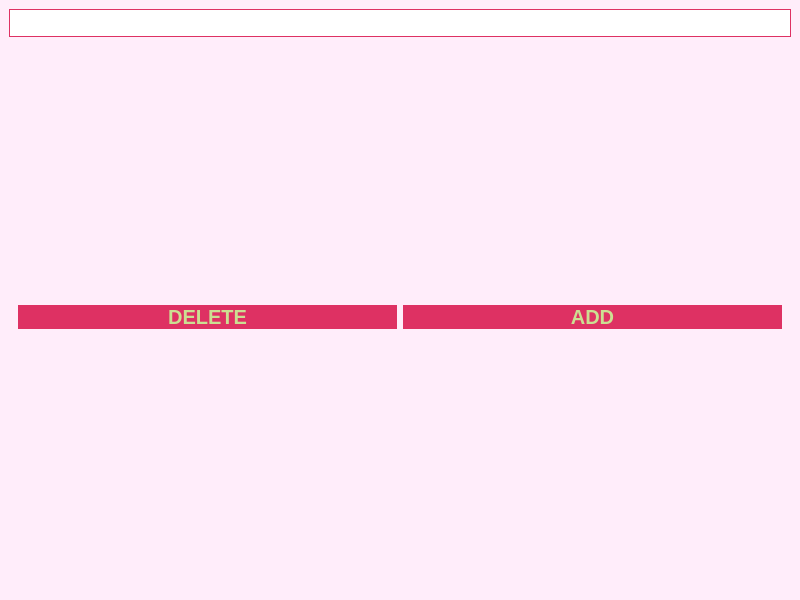
<?xml version="1.0" encoding="UTF-8"?>
<ui version="4.0">
 <class>MainWindow</class>
 <widget class="QMainWindow" name="MainWindow">
  <property name="geometry">
   <rect>
    <x>0</x>
    <y>0</y>
    <width>800</width>
    <height>600</height>
   </rect>
  </property>
  <property name="windowTitle">
   <string>MainWindow</string>
  </property>
  <property name="styleSheet">
   <string notr="true">#centralwidget{
	background-color:#FFEDFA;
}

QPushButton {
	background-color: #DE3163;
	color: #CCDF92;
	font-size: 20px;
	font-weight: 800;
	border-radius: 15px;
}

QPushButton:hover {
	background-color: #CCDF92;
	color: #DE3163;
}

QLineEdit {
	font-size: 20px;
	border: 1px solid #DE3163;
	border-radius: 15px;
}</string>
  </property>
  <widget class="QWidget" name="centralwidget">
   <property name="styleSheet">
    <string notr="true">.centralWidget{
	background-color:#FFEDFA;
}</string>
   </property>
   <layout class="QVBoxLayout" name="verticalLayout" stretch="1,0,0">
    <item>
     <layout class="QGridLayout" name="gridLayout"/>
    </item>
    <item>
     <widget class="QLineEdit" name="lineEdit"/>
    </item>
    <item>
     <widget class="QWidget" name="widget" native="true">
      <layout class="QHBoxLayout" name="horizontalLayout">
       <item>
        <widget class="QPushButton" name="delete_2">
         <property name="text">
          <string>DELETE</string>
         </property>
        </widget>
       </item>
       <item>
        <widget class="QPushButton" name="add">
         <property name="text">
          <string>ADD</string>
         </property>
        </widget>
       </item>
      </layout>
     </widget>
    </item>
   </layout>
  </widget>
 </widget>
 <resources/>
 <connections/>
</ui>
